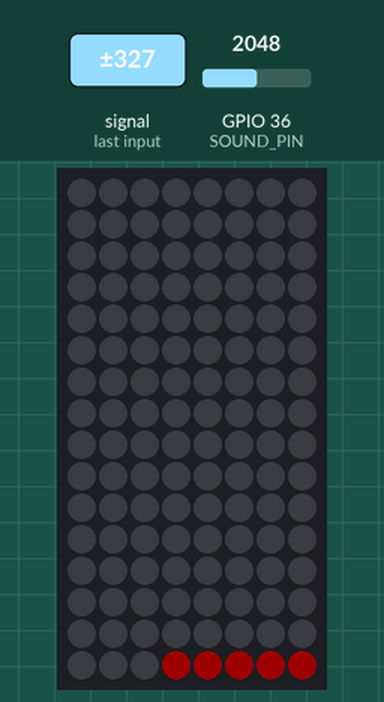
Recording of a sketch running on a simulated ESP32. Parts: 8×16 RGB LED matrix (first LED top left, wired row by row). The inputs (shaded band) are chosen by the test bench; at power-on: GPIO 36 (SOUND_PIN) = 2048. Dim RGB values are drawn brighter than linear; what the sketch prints to the serial monitor is not drawn.

1.3 s: GPIO 36 (SOUND_PIN) fed a 200 Hz sine of ±327 counts around its level
Above: at 1.53 s.
3.3 s: GPIO 36 (SOUND_PIN) fed a 1000 Hz sine of ±1023 counts around its level
Timing chart, 0 to 6.3 s (numbered marks = the images above; inputs shaded):
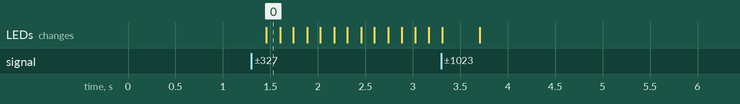

The sketch:

musicVisualizer.ino
```cpp
#include <FastLED.h>
#include <arduinoFFT.h>

//https://medium.com/@yolandaluqueh/music-to-led-strip-tutorial-using-fourier-transform-3d203a48fe14

#define SAMPLES 64 //determines the resolution of the frequency reads.  Lower value due to Arduino storage and speed restraints.  Value must be power of 2
#define SAMPLING_FREQUENCY 40000  //Nyquim Theory states that this must be 2x as large as the frequency we want to sample.  Human hear from 20khz - 20,000khz

#define ANIMATION_DELAY 1

arduinoFFT FFT = arduinoFFT();
unsigned int sampling_period_us;
unsigned long microseconds; // current time when arduino started

double vReal[SAMPLES]; //real frequency the arduino picks up
double vImag[SAMPLES];
int bandValues[8];

// FastLED library: https://github.com/FastLED/FastLED
#include <FastLED.h>

// Define pins used
#define LED_PIN 2
#define SOUND_PIN A0

// Define led layout
#define NUM_LEDS 128
#define COLS 8
#define ROWS 16

// Other constants
#define ANIMATION_DELAY 0

// FastLED array
CRGB leds[NUM_LEDS];

// Turn FastLED 1d array into alternating 2d array
int grid[ROWS][COLS] = {
  {127, 96, 95, 64, 63, 32, 31, 0},
  {126, 97, 94, 65, 62, 33, 30, 1},
  {125, 98, 93, 66, 61, 34, 29, 2},
  {124, 99, 92, 67, 60, 35, 28, 3},
  {123, 100, 91, 68, 59, 36, 27, 4},
  {122, 101, 90, 69, 58, 37, 26, 5},
  {121, 102, 89, 70, 57, 38, 25, 6},
  {120, 103, 88, 71, 56, 39, 24, 7},
  {119, 104, 87, 72, 55, 40, 23, 8},
  {118, 105, 86, 73, 54, 41, 22, 9},
  {117, 106, 85, 74, 53, 42, 21, 10},
  {116, 107, 84, 75, 52, 43, 20, 11},
  {115, 108, 83, 76, 51, 44, 19, 12},
  {114, 109, 82, 77, 50, 45, 18, 13},
  {113, 110, 81, 78, 49, 46, 17, 14},
  {112, 111, 80, 79, 48, 47, 16, 15}
};

CRGB colors[COLS] = {
    CRGB::Red,
    CRGB::OrangeRed,
    CRGB::Yellow,
    CRGB::Green,
    CRGB::Blue,
    CRGB::Cyan,
    CRGB::Purple,
    CRGB::FairyLight,
};

void setup()
{

  Serial.begin(115200); // open the serial port at 115200 bps:
  //sampling_period_us = round(1000000*(1.0/SAMPLING_FREQUENCY));

 // Set pins to correct mode
  pinMode(LED_PIN, OUTPUT);
  pinMode(SOUND_PIN, INPUT);

  // FastLED setup
  FastLED.addLeds<WS2812B, LED_PIN, GRB>(leds, NUM_LEDS);
  FastLED.setBrightness(30);

  for(int i = 0; i < 128; i++)
  {
    leds[i] = CRGB::Black;
  }

}


void loop()
{

  FastLED.clear();
  FastLED.show();
  /*SAMPLING*/
  for(int i = 0; i < 8; i++)
  {
    bandValues[i] = 0;
  }

  for(int i=0; i<SAMPLES; i++)
  {
    microseconds = micros();    //Overflows after around 70 minutes
    vReal[i] = 0;
    vReal[i] = analogRead(A0);
    vImag[i] = 0;

    while(micros() < (microseconds + sampling_period_us))
    { // Delay sampling period
      }
   }
   /*FFT*/

   FFT.DCRemoval();
   FFT.Windowing(vReal, SAMPLES, FFT_WIN_TYP_HAMMING, FFT_FORWARD);
   FFT.Compute(vReal, vImag, SAMPLES, FFT_FORWARD);
   FFT.ComplexToMagnitude(vReal, vImag, SAMPLES);

//https://github.com/s-marley/ESP32_FFT_VU/blob/master/ESP32_FFT_VU/ESP32_FFT_VU.ino
//each element in vReal is a different frequency bit and the value of this element is that frequency's amplitude.
//since we are sampling at 64 we have 32 frequency bins that are available to us, but the first two bins vReal[0] & vReal[1] is mostly DC voltage hum so we have 30 bins.
//We must split up our 30 bins into 8 different bands since our LED strip has 8 columns.  Taking 20000/64 we see that the frequency width of each bin is 625, so each
//element of vReal has 625 khz in it.
   for(int i = 1; i < SAMPLES/2; i++)
   {

    if(vReal[i] > 200)
    {
      if(i > 1 && i < 4 )
      {
        Serial.println(vReal[i]);
        bandValues[0]  += (int)vReal[i];
      }
      if(i > 4 && i <= 5)
      {
        bandValues[1] += (int)vReal[i];
      }
      if(i > 5 &&  i<= 10)
      {
       bandValues[2] += (int)vReal[i];
      }
       if( i > 10 && i<= 13)
      {
       bandValues[3] += (int)vReal[i];
      }
       if( i > 13 && i<= 17)
      {
       bandValues[4] += (int)vReal[i];
      }
       if(i > 17 &&  i<= 21)
      {
       bandValues[5] += (int)vReal[i];
      }
       if(i > 21 && i <= 27)
      {
       bandValues[6] += (int)vReal[i];
      }
       if(i > 27)
      {
       bandValues[7] += (int)vReal[i];
      }

    }
   }


   for(int i = 0; i < 8; i++)
   {
    bandValues[i] = bandValues[i]/1000;

    if(bandValues[i] > 15)
    {
      bandValues[i] = 15;
    }
//    Serial.println(bandValues[i]);
   }


   // Animate the columns up to their random height
    for(int i = 0; i < 8; i++)
    {
      if(bandValues[i] < 0)
      {
        bandValues[i] = 0;
      }
      else if(bandValues[i] > 15)
      {
        bandValues[i] = 15;
      }

    }

    // Animate the columns up to their random height
  for(int r = 0; r < ROWS; r++)
  {
    for(int c = 0; c < COLS; c++)
    {
      if(r < bandValues[c])
      {
        leds[grid[r][c]] = colors[c];
      }

    }
     FastLED.show();
    delay(ANIMATION_DELAY);
  }
 // Animate the colums back down, turning the LEDs off
    for (int r = ROWS - 1; r >= 0; r--) {
      for (int c = COLS - 1; c >= 0; c--) {
        leds[grid[r][c]] = CRGB::Black;
      }
      FastLED.show();
      delay(ANIMATION_DELAY);
    }
  }
```

Measured:
- after the input at 1.3 s, the LEDs: change after 0.16 s (image 0)
